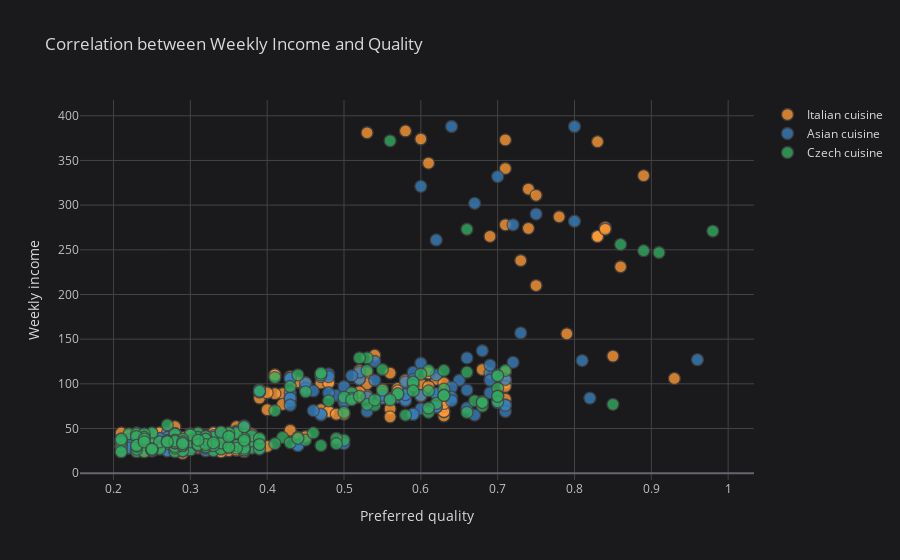

The notebook cell saved with this chart:
### Code cell
demography.iplot(
    x='Preferred quality',
    y='Weekly income',
    mode="markers",
    categories='Favourite category',
    xTitle='Preferred quality',
    yTitle='Weekly income',
    title='Correlation between Weekly Income and Quality')

### Figure 1 — Plotly figure (JSON) as saved in the notebook; plotly's stock layout.template omitted (floating-point values rounded to 4 significant figures; data arrays with more than 128 entries replaced by an {"elided": "..."} marker saying what was removed)
{"data": [{"marker": {"color": "rgba(255, 153, 51, 1.0)", "line": {"width": 1.3}, "opacity": 0.8, "size": 12, "symbol": "circle"}, "mode": "markers", "name": "Italian cuisine", "textfont": {"color": "#D9D9D9"}, "x": {"elided": "185 float values"}, "y": {"elided": "185 int values"}, "type": "scatter"}, {"marker": {"color": "rgba(55, 128, 191, 1.0)", "line": {"width": 1.3}, "opacity": 0.8, "size": 12, "symbol": "circle"}, "mode": "markers", "name": "Asian cuisine", "textfont": {"color": "#D9D9D9"}, "x": {"elided": "176 float values"}, "y": {"elided": "176 int values"}, "type": "scatter"}, {"marker": {"color": "rgba(50, 171, 96, 1.0)", "line": {"width": 1.3}, "opacity": 0.8, "size": 12, "symbol": "circle"}, "mode": "markers", "name": "Czech cuisine", "textfont": {"color": "#D9D9D9"}, "x": {"elided": "211 float values"}, "y": {"elided": "211 int values"}, "type": "scatter"}], "layout": {"legend": {"bgcolor": "#1A1A1C", "font": {"color": "#D9D9D9"}}, "paper_bgcolor": "#1A1A1C", "plot_bgcolor": "#1A1A1C", "title": {"font": {"color": "#D9D9D9"}, "text": "Correlation between Weekly Income and Quality"}, "xaxis": {"gridcolor": "#434343", "showgrid": true, "tickfont": {"color": "#C2C2C2"}, "title": {"font": {"color": "#D9D9D9"}, "text": "Preferred quality"}, "zerolinecolor": "#666570"}, "yaxis": {"gridcolor": "#434343", "showgrid": true, "tickfont": {"color": "#C2C2C2"}, "title": {"font": {"color": "#D9D9D9"}, "text": "Weekly income"}, "zerolinecolor": "#666570"}}}
